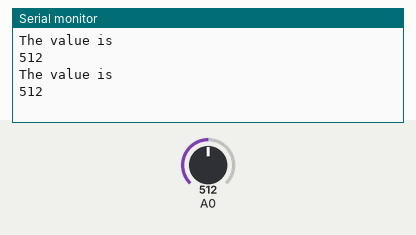
Recording of a sketch running on a simulated Arduino Uno, built with avr-gcc and run on an emulated ATmega328P. Shown: the last lines printed to the serial monitor. The inputs (shaded band) are chosen by the test bench; at power-on: A0 = 512.

Above: at 1.8 s.
1.9 s: A0 set to 716
At 2.8 s:
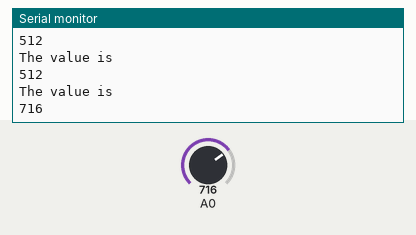
3.4 s: A0 set to 900
At 4.8 s:
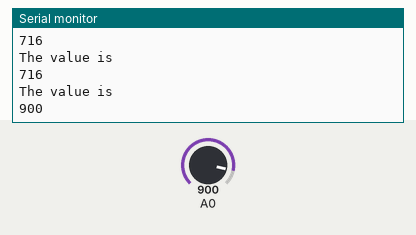
Timing chart, 0 to 6.4 s (numbered marks = the images above; inputs shaded):
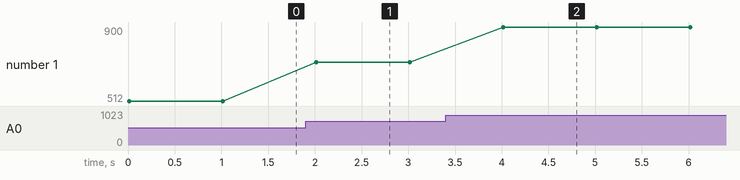

Measured:
- after the input at 1.9 s, the serial monitor: prints a new line after 0.12 s (image 1)
- after the input at 3.4 s, the serial monitor: prints a new line after 0.62 s (image 2)
- plotted number 1: 512 → 716 after the input at 1.9 s, 716 → 900 after the input at 3.4 s

The sketch:

LDR_reading.ino
```cpp
//#include <ESP8266WiFi.h>
void setup()
{
  Serial.begin(9600);

}


void loop()
{

    Serial.println("The value is ");
    Serial.println(analogRead(A0));
    delay(1000);

}
```
